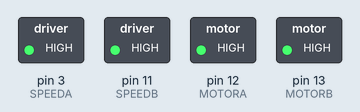
Recording of a sketch running on a simulated Arduino Uno, built with avr-gcc and run on an emulated ATmega328P. Parts: switched loads named in the sketch (green lamp = pin HIGH). Pins used as bus, display or sensor lines are not drawn.

Above: at 0.2 s.
At 1.7 s:
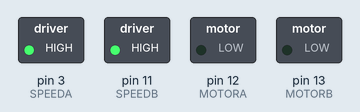
Timing chart, 0 to 3.0 s (numbered marks = the images above):
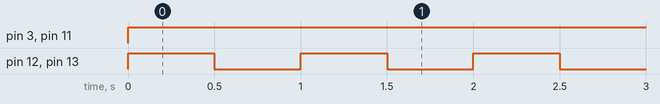

Measured:
- by itself, pin 3 (SPEEDA), pin 11 (SPEEDB): LOW → HIGH at 0.00 s
- by itself, pin 12 (MOTORA), pin 13 (MOTORB): alternates HIGH for 0.50 s and LOW for 0.50 s

The sketch:

basic.ino
```cpp
// constants (3,8,9,11,12,13)
const int MOTORA = 12;
const int BREAKA = 9;
const int SPEEDA = 3;
const int MOTORB = 13;
const int BREAKB = 8;
const int SPEEDB = 11;

void setup() {

  // Init Serial
  Serial.begin(115200);

  // Motor A
  pinMode(MOTORA, OUTPUT); // Motor Channel A
  pinMode(BREAKA, OUTPUT); // Break Channel A
  pinMode(SPEEDA, OUTPUT); // Speed Channel A

  // Motor B
  pinMode(MOTORB, OUTPUT); // Motor Channel B
  pinMode(BREAKB, OUTPUT); // Break Channel B
  pinMode(SPEEDB, OUTPUT); // Speed Channel B

  // BREAK A && B
  digitalWrite(BREAKA, HIGH); // engage the Brake for Channel A
  digitalWrite(BREAKB, HIGH); // engage the Brake for Channel B

}

void goForward(int dist) {

    // MOTOR A && B
    digitalWrite(MOTORA, LOW); // Establishes forward direction of Channel A
    digitalWrite(MOTORB, LOW); // Establishes forward direction of Channel B
    digitalWrite(BREAKA, LOW); // Disengage the Brake for Channel A
    digitalWrite(BREAKB, LOW); // Disengage the Brake for Channel B
    analogWrite(SPEEDA, 255);  // Spins the motor on Channel A at speed given
    analogWrite(SPEEDB, 255);  // Spins the motor on Channel B at Speed given

    delay(dist);

    // STOP A && B
    digitalWrite(BREAKA, HIGH); // engage the Brake for Channel A
    digitalWrite(BREAKB, HIGH); // engage the Brake for Channel B
}

void goBack(int dist) {

    // MOTOR A && B
    digitalWrite(MOTORA, HIGH); // Establishes backward direction of Channel A
    digitalWrite(MOTORB, HIGH); // Establishes backward direction of Channel B
    digitalWrite(BREAKA, LOW); // Disengage the Brake for Channel A
    digitalWrite(BREAKB, LOW); // Disengage the Brake for Channel B
    analogWrite(SPEEDA, 255);  // Spins the motor on Channel A at speed given
    analogWrite(SPEEDB, 255);  // Spins the motor on Channel B at Speed given

    delay(dist);

    // STOP A && B
    digitalWrite(BREAKA, HIGH); // engage the Brake for Channel A
    digitalWrite(BREAKB, HIGH); // engage the Brake for Channel B
}

bool dir = false;
void loop() {

  // rock that motherfucker
  if(dir) {
    goForward(500);
  } else {
    goBack(500);
  }
  dir = !dir;

}
```
